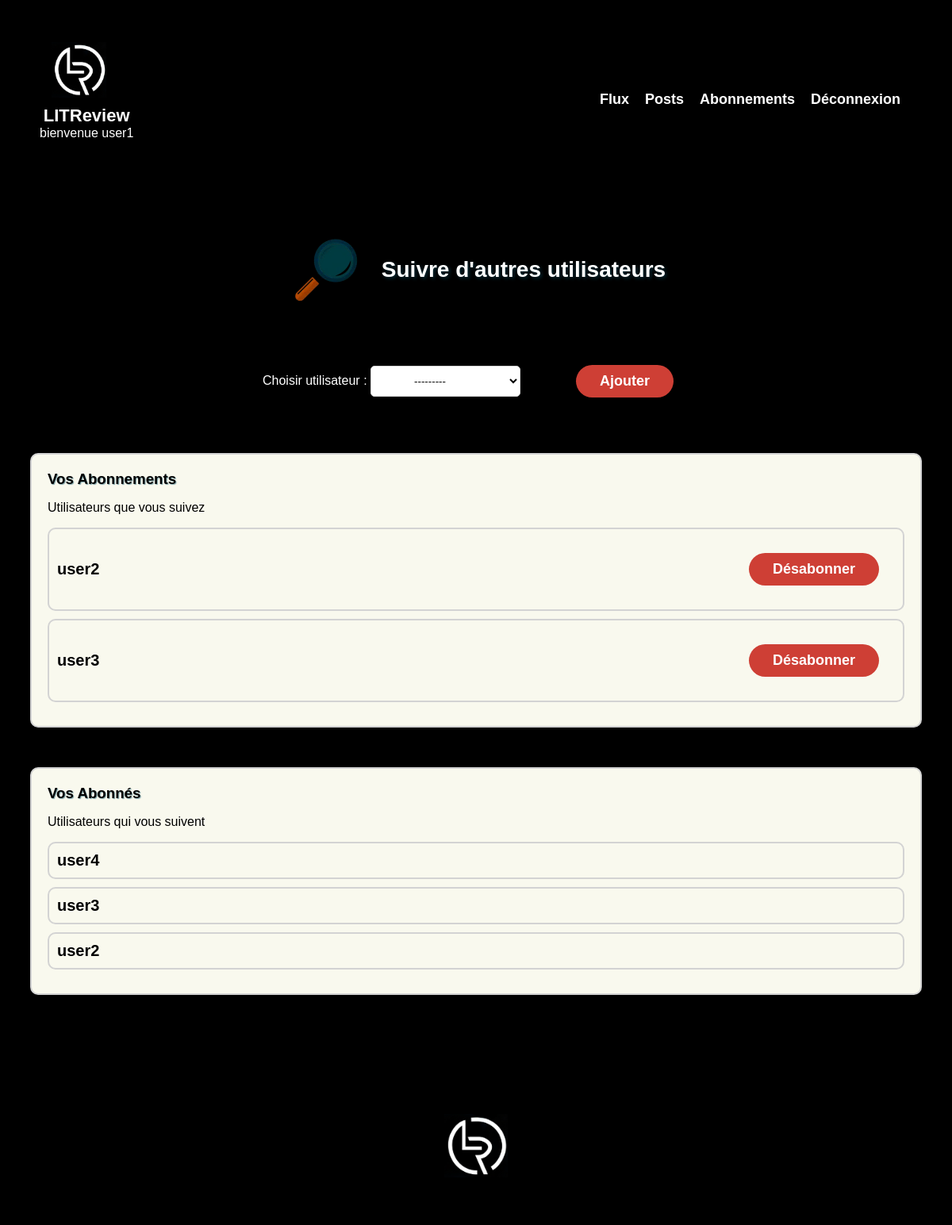
Screenshot of /follows/ (signed in) with the database file from the repository.
### authentication/models.py (models this page shows)
class CustomUser(AbstractUser):
    pass

### bookreview/models.py (models this page shows)
class UserFollows(models.Model):
    user = models.ForeignKey(
        settings.AUTH_USER_MODEL, on_delete=models.CASCADE, related_name="following"
    )
    followed_user = models.ForeignKey(
        settings.AUTH_USER_MODEL, on_delete=models.CASCADE, related_name="followed_by"
    )
    class Meta:
        unique_together = (
            "user",
            "followed_user",
        )

### bookreview/views.py (the view)
# urls.py: path("follows/", bookreview.views.follows, name="follows"),
@login_required
def follows(request):
    followings = UserFollows.objects.filter(user=request.user)
    followers = UserFollows.objects.filter(followed_user=request.user)
    if request.method == "POST":
        form = UserFollowsForm(request.POST)
        if form.is_valid():
            try:
                user_follow = form.save(commit=False)
                user_follow.user = request.user
                user_follow.save()
            except IntegrityError:
                messages.error(
                    request,
                    f"L'utilisateur {user_follow.followed_user} est deja dans votre liste de suivis",
                )
                return render(
                    request,
                    "bookreview/follows.html",
                    {"form": form, "followings": followings, "followers": followers},
                )
            return redirect("follows")
    else:
        form = UserFollowsForm()
    context = {
        "form": form,
        "followings": followings,
        "followers": followers,
    }
    return render(request, "bookreview/follows.html", context=context)

### bookreview/forms.py
class UserFollowsForm(forms.ModelForm):
    class Meta:
        model = UserFollows
        fields = ["followed_user"]
        labels = {
            "followed_user": "Choisir utilisateur",
        }

### bookreview/templates/bookreview/follows.html (shortened to what this page needs)
{% extends 'base.html' %}
{% load static %}
{% block content %}
    <div class="follows-page base-page">
        <div class="follows-form-title">
            <div class="icone-title">
                <img src="{% static 'icones/icone-loupe.webp' %}" alt="icone loupe">
                <h2>Suivre d'autres utilisateurs</h2>
            </div>
            <div>
                <form method="post" class="follows-form">
                    {% for field in form %}
                        <div class="form-field-follows">
                            {{ field.label_tag }}
                            {{ field }}
                        </div>
                    {% endfor %}
                    <button type="submit" class=" follow-button submit-button">Ajouter</button>
                </form>
            </div>
        </div>
        {% if followings %}
            <div class="following">
                <h3>Vos Abonnements</h3>
                <p>Utilisateurs que vous suivez</p>
                <div class="follows-list">
                    {% for following in followings %}
                        <div class="follows-item">
                            <span class="follows-username">{{ following.followed_user }}</span>
                            <a href="{% url 'follows_delete' following.id %}" class="unfollow-button submit-button">Désabonner</a>
                        </div>
                    {% endfor %}
                </div>
            </div>
        {% endif %}
        {% if followers %}
            <div class="followers">
                <h3>Vos Abonnés</h3>
                <p>Utilisateurs qui vous suivent</p>
                <div class="follows-list">
                    {% for follower in followers %}
                        <div class="follows-item">
                            <span class="follows-username">{{ follower.user }}</span>
                        </div>
                    {% endfor %}
                </div>
            </div>
        {% endif %}
    </div>
{% endblock content %}

### templates/base.html (shortened to what this page needs)
{% load static %}
<!DOCTYPE html>
<html lang="fr">
    <head>
        <link rel="stylesheet" href="{% static 'css/style.css' %}" media="all">
    </head>
    <body id="body">
        <header id="header">
            <div class="titre-header">
                <img src="{% static 'logos/lt_logo_white.webp' %}" alt="logo header litrevu" class="logo-header-litrevu">
                <div>
                    <h1>LITReview</h1>
                    {% if user.is_authenticated %}
                        <span>bienvenue {{ request.user }}</span>
                    {% endif %}
                </div>
            </div>
            {% if user.is_authenticated %}
                <div class="nav">
                    <ul>
                        <li>
                            <a href="{% url 'flux' %}">
                                Flux
                            </a>
                        </li>
                        <li>
                            <a href="{% url 'posts' %}">
                                Posts
                            </a>
                        </li>
                        <li>
                            <a href="{% url 'follows' %}">
                                Abonnements
                            </a>
                        </li>
                        <li>
                            <form action="{% url 'logout' %}" method="post" class="logout-form">
                                <button type="submit" class="logout-button">
                                    Déconnexion
                                </button>
                            </form>
                        </li>
                    </ul>
                </div>
            {% endif %}
        </header>
        <div class="main">
            {% block content %}{% endblock content %}
        </div>
        <footer id="footer">
            <img class="logo-footer" src="{% static 'logos/lt_logo_white.webp' %}" alt="logo footer litreview">
        </footer>
    </body>
</html>

### static/css/style.css (style rules this page uses)
:root { --background-color-1: #fff; --background-color-2: #000; --text-color-1: var(--background-color-2); --text-color-2: #fff; --text-color-3: var(--background-color-2); --success-color: green; --error-color: red; --button-color: #CE3F35; --button-text-color: var(--text-color-2); --focus-color: #afdff5; --text-shadow-1: rgba(4, 81, 104, 0.5); --border-shadow-color: lightgray; --button-hover-color: #e7473c; --button-hover-halo-color: var(--button-hover-color); --post-ticket: #e4d4b7; --post-review: #f9f9ee; }
html, body { margin: 0; padding: 0; box-sizing: border-box; }
html { background-image: url(../images/man_made-book-library-841345.webp); background-attachment: fixed; background-repeat: no-repeat; background-size: cover; display: flex; justify-content: center; }
#body { width: 60%; opacity: 0.9; font-family: Verdana, sans-serif; color: var(--text-color-1); font-size: 100%; }
.main { display: flex; flex-direction: column; justify-content: space-around; align-items: center; background-color: var(--background-color-2); }
.submit-button { display: inline-block; text-decoration: none; padding: 10px 30px; background-color: var(--button-color); color: var(--button-text-color); font-weight: 600; font-size: 18px; border: none; border-radius: 30px; margin: 20px 20px; }
.base-page { width: 100%; padding: 40px 0; }
.base-page h2, .login-page h2, .signup-page h2 { color: var(--text-color-2); font-size: 28px; font-weight: bold; text-shadow: 2px 2px 4px var(--text-shadow-1); }
.base-page h3 { text-shadow: 1px 1px 1px var(--text-shadow-1); margin: 0; }
.icone-title { display: flex; align-items: center; justify-content: center; margin-bottom: 40px; text-shadow: 1px 1px 1px var(--text-shadow-1); }
.icone-title img { width: 100px; margin-right: 20px; }
#header { background-color: var(--background-color-2); color: var(--text-color-2); height: 150px; padding: 50px; display: flex; justify-content: space-between; align-items: center; }
.titre-header { display: flex; align-items: center; }
.titre-header h1 { margin: 0; }
.nav ul { display: flex; list-style: none; align-items: center; }
.nav a, .logout-button { text-decoration: none; background: none; border: none; color: var(--text-color-2); padding: 5px 5px; margin-right: 10px; font-size: 18px; font-weight: 600; }
.logout-form { margin: 0; }
#header img { height: 100px; margin-right: 20px; }
label { font-weight: 500; color: var(--text-color-2); }
select { padding: 10px 50px; border-radius: 5px; }
.follows-form { display: flex; flex-direction: row; justify-content: center; align-items: center; margin-top: 50px; margin-bottom: 50px; }
#id_followed_user { margin-right: 50px; background-color: #fff; border: 1px solid var(--border-shadow-color); }
.follows-page { width: 100%; display: flex; flex-direction: column; justify-content: center; align-items: center; }
.following, .followers { width: 90%; background-color: var(--post-review); padding: 20px; margin-bottom: 50px; border-radius: 10px; border: 2px solid var(--border-shadow-color); }
.follows-item { display: flex; align-items: center; justify-content: space-between; margin-bottom: 10px; border: 2px solid var(--border-shadow-color); padding: 10px; border-radius: 10px; font-size: 20px; font-weight: 600; }
#footer { margin: 0; display: flex; align-items: center; justify-content: center; height: 100px; background-color: var(--background-color-2); color: var(--text-color-2); padding: 50px; }
.logo-footer { height: 80px; }
@media all and (max-width: 1350px) { html { background-image: none; background-color: var(--background-color-2); } }
@media all and (max-width: 1350px) { #body { opacity: 1; width: 100%; margin: 0; padding: 0; } }
@media all and (max-width: 1350px) { #header { text-align: center; } }
@media all and (max-width: 1350px) { #header img { height: 70px; } }
@media all and (max-width: 1350px) { #header h1 { font-size: 22px; } }
@media all and (max-width: 1350px) { .titre-header { display: flex; flex-direction: column; align-items: center; margin-bottom: 20px; } }
@media all and (max-width: 1350px) { .logo-header-litrevu { margin-bottom: 10px; } }

### rows the page displays
CustomUser: user "user1"
UserFollows: followed_user "user2"
UserFollows: followed_user "user3"
UserFollows: user "user4"
UserFollows: user "user3"
UserFollows: user "user2"

### other values shown
{{ field.label_tag }} "Choisir utilisateur :"
